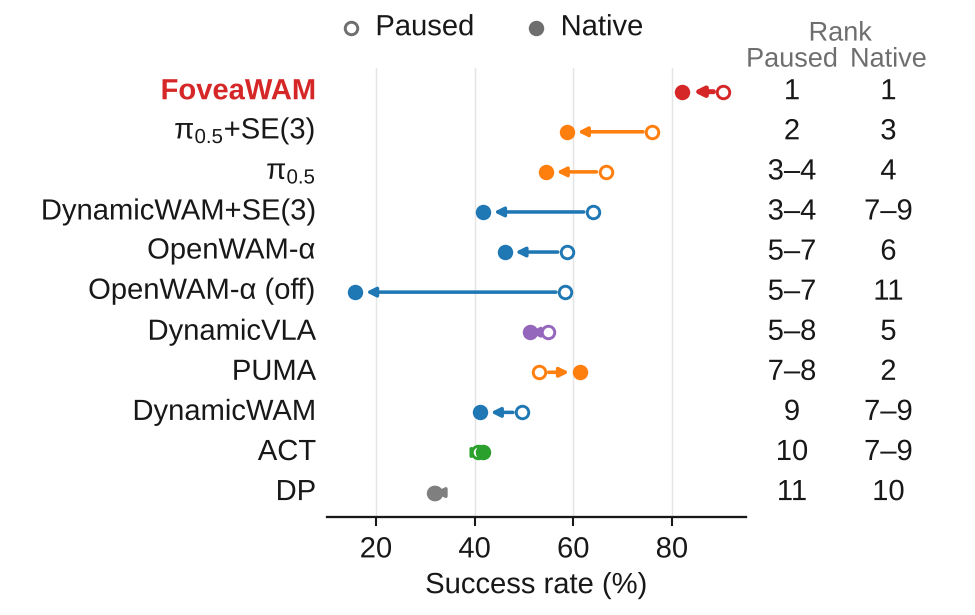

Write the Python code that produced this figure.
"""Candidate C: the (c) dumbbell, revised (tie-aware ranks, no red/green rank colours)."""
import argparse
import sys
from pathlib import Path

import matplotlib.pyplot as plt
from matplotlib.lines import Line2D

sys.path.insert(0, str(Path(__file__).resolve().parents[1]))
import rank_data as rd  # noqa: E402
from style import GRID, INK, MUTED, require_font, style  # noqa: E402

W, H = 3.25, 2.05


def rng_txt(r):
    return f"{r[0]}" if r[0] == r[1] else f"{r[0]}–{r[1]}"


def main():
    ap = argparse.ArgumentParser()
    ap.add_argument("--font", default="Arial")
    ap.add_argument("--output-dir", type=Path, default=Path(__file__).resolve().parent)
    a = ap.parse_args()
    require_font(a.font)
    d = rd.load()
    _, srs = rd.native_paired_bootstrap()
    nr, pr = rd.native_rank_intervals(srs), rd.paused_rank_ranges(d)
    rows = sorted(rd.ORDER, key=lambda m: -d[m]["paused"][0])
    with plt.rc_context(style(a.font)):
        fig = plt.figure(figsize=(W, H), dpi=144)
        ax = fig.add_axes([0.335, 0.16, 0.43, 0.73])
        ax.set(xlim=(10, 95), ylim=(len(rows) - .4, -.6), xticks=[20, 40, 60, 80], yticks=[])
        ax.spines[["top", "right", "left"]].set_visible(False)
        ax.grid(axis="x", color=GRID, lw=.35)
        ax.set_axisbelow(True)
        ax.set_xlabel("Success rate (%)", labelpad=2)
        for i, m in enumerate(rows):
            c = rd.color(m)
            ours = m == "se3_wam"
            p, n = d[m]["paused"][0], d[m]["native"][0]
            ax.annotate("", xy=(n, i), xytext=(p, i), arrowprops=dict(
                arrowstyle="-|>", color=c, lw=1.2 if ours else .85, mutation_scale=4.5,
                shrinkA=2.2, shrinkB=2.6), zorder=3)
            ax.plot(p, i, "o", ms=3.0, mfc="white", mec=c, mew=.7, zorder=4)
            ax.plot(n, i, "o", ms=3.0, mfc=c, mec=c, mew=.7, zorder=4)
            ax.text(-0.025, i, rd.label(m), transform=ax.get_yaxis_transform(), ha="right",
                    va="center", fontsize=7, color=c if ours else INK,
                    weight="bold" if ours else "normal")
            for xx, txt in ((1.11, rng_txt(pr[m])), (1.34, rng_txt(nr[m]))):
                ax.text(xx, i, txt, transform=ax.get_yaxis_transform(), ha="center",
                        va="center", fontsize=7, color=INK)
        tr = ax.get_yaxis_transform()
        ax.text(1.225, -1.45, "Rank", transform=tr, ha="center", va="center", fontsize=6.5, color=MUTED)
        ax.text(1.11, -0.8, "Paused", transform=tr, ha="center", va="center", fontsize=6.5, color=MUTED)
        ax.text(1.34, -0.8, "Native", transform=tr, ha="center", va="center", fontsize=6.5, color=MUTED)
        # legend for hollow/filled
        for x0, fill, t in ((0.36, "white", "Paused"), (0.55, MUTED, "Native")):
            fig.add_artist(Line2D([x0], [0.955], transform=fig.transFigure, marker="o", ms=3,
                                  mfc=fill, mec=MUTED, mew=.7, ls="none"))
            fig.text(x0 + .025, 0.955, t, va="center", fontsize=7)
        fig.text(0.08, 0.955, "", va="center")
        fig.savefig(a.output_dir / "cand_C_dumbbell.png", dpi=300)
        fig.savefig(a.output_dir / "cand_C_dumbbell.pdf")


if __name__ == "__main__":
    main()
